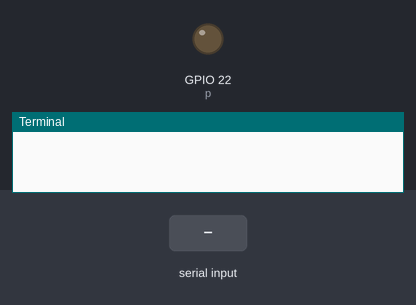
Simulated run of this program. Board: Raspberry Pi (BCM pin numbers). On the bench: output pins drawn as LEDs (lit = HIGH), the last lines printed to the terminal. The test bench sets the inputs (shaded band).

Above: at 1.2 s.
1.3 s: "1" typed at the terminal, then Enter
At 2.5 s:
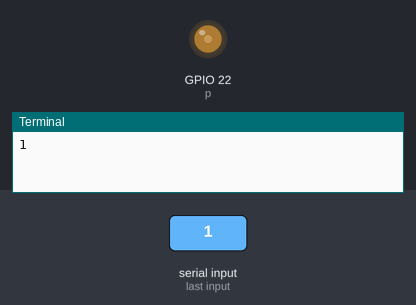
Timing chart, 0 to 4.3 s (numbered marks = the images above; inputs shaded):
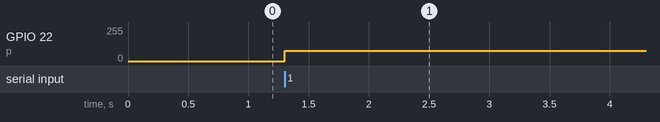

The program:

4-3-pwm.py
```python
import RPi.GPIO

RPi.GPIO.setmode(RPi.GPIO.BCM)
RPi.GPIO.setup(22, RPi.GPIO.OUT)

try:
    p = RPi.GPIO.PWM(22, 1000)
    x = float(input())
    p.start(x/3.3*100)
    #print("{:.2f}".format(3.3/100*x),' V')
    x = input()
    p.stop()
finally:
    RPi.GPIO.cleanup()
```

Measured:
- after the input at 1.3 s, GPIO 22 (p): 0/255 → 77/255 at once
